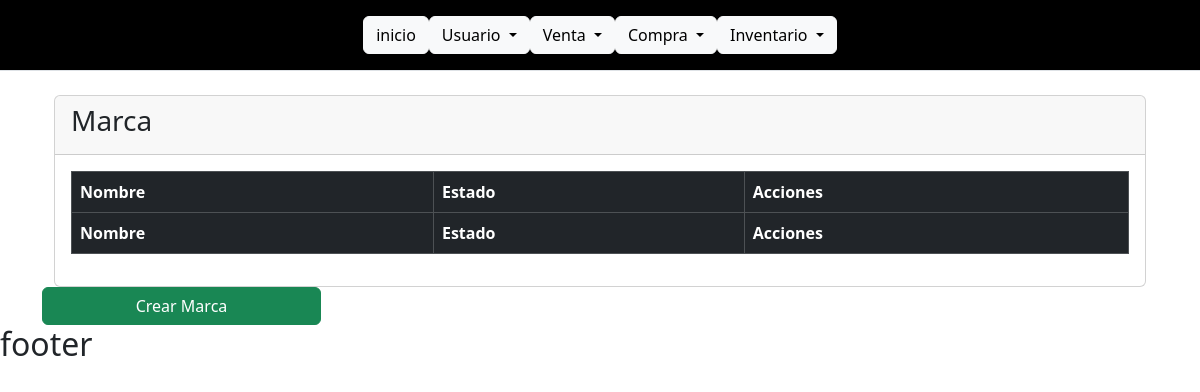
/inventarios/marca/ (signed in), run on an earlier commit of the app's database.
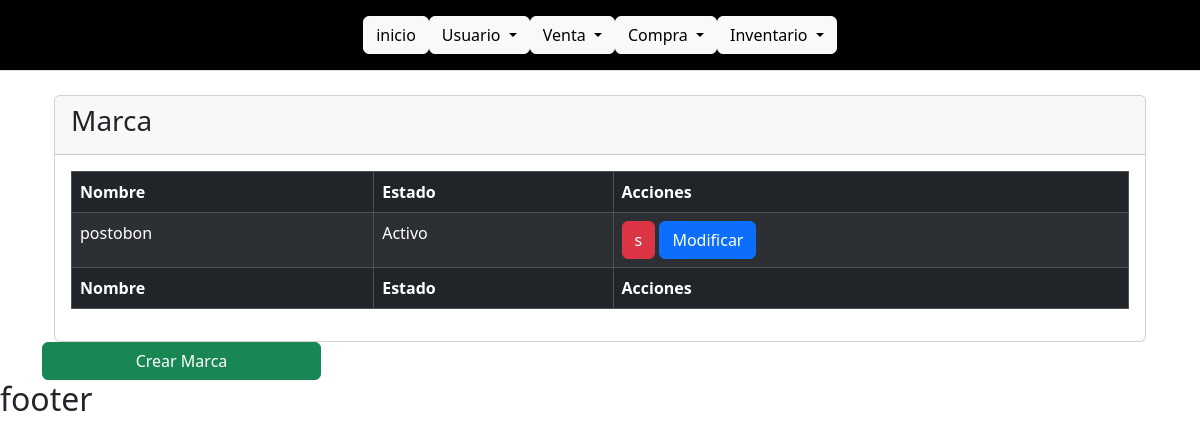
And on a later commit of the database.
### inventario/models.py (models this page shows)
class Marca(models.Model):
    nombre=models.CharField(max_length=45,verbose_name="Marca")
    class Estado(models.TextChoices):
            ACTIVO='1',_("Activo")
            INACTIVO='0',_("Inactivo")
    estado=models.CharField(max_length=1,choices=Estado.choices,verbose_name="Estado",default=Estado.ACTIVO)

### inventario/views.py (the view)
# urls.py: path('marca/', marca_listar, name="marca"),
@login_required
def marca_listar(request):
    titulo="Marca"
    modulo="inventarios"
    marca=Marca.objects.all()
    context={
        "titulo":titulo,
        "modulo":modulo,
        "marcas":marca
    }
    return render(request,"inventarios/marca/listar.html",context)

### base/templates/inventarios/marca/listar.html
{% extends 'partials/body.html' %}
{% load bootstrap_icons %}
{% block contenido %}
<div class="wrapper">
  <section class="content">
    <div class="container-fluid">
      <div class="row">
        <div class="col-12">
          <div class="card">
            <div class="card-header">
              <h3 class="card-title"> {{titulo}} </h3>
            </div>
            <div class="card-body">
              <table id="example1" class="table table-bordered table-striped table-dark">
                <thead>
                  <tr>
                    <th>Nombre</th>
                    <th>Estado</th>
                    <th>Acciones</th>
                  </tr>
              </thead>
            <tbody>
              {% for marca in marcas %} {% if marca.estado != "0" %}
              <tr>
                <td>{{marca.nombre}}</td>
                <td>{{marca.get_estado_display}}</td>
                <td>
                  <button type="button" data-cafe-bar="{{marca.id}}" class="btnEliminar btn btn-danger"
                  data-bs-toggle="modal" data-bs-target="#modalConf">
                  {% bs_icon 'trash' %}s
              </button>
                  <a
                    class="btn btn-primary"
                    href="{% url 'marca-modificar' marca.id %}"
                    >Modificar</a
                  >
                </td>
              </tr>
              {% endif %} {% endfor %}
            </tbody>
            <tfoot>
              <tr>
                <th>Nombre</th>
                <th>Estado</th>
                <th>Acciones</th>
              </tr>
            </tfoot>
              </table>
            </div>
          </div>
        </div>
      </div>
    </div>
  </section>
  <a href="{% url 'marca-crear' %}" class="btn btn-success w-25">Crear {{titulo}}</a>
</div>
{% endblock contenido %}

What changed in the data, as far as the page shows it:
added Marca: nombre "postobon", estado "Activo"
